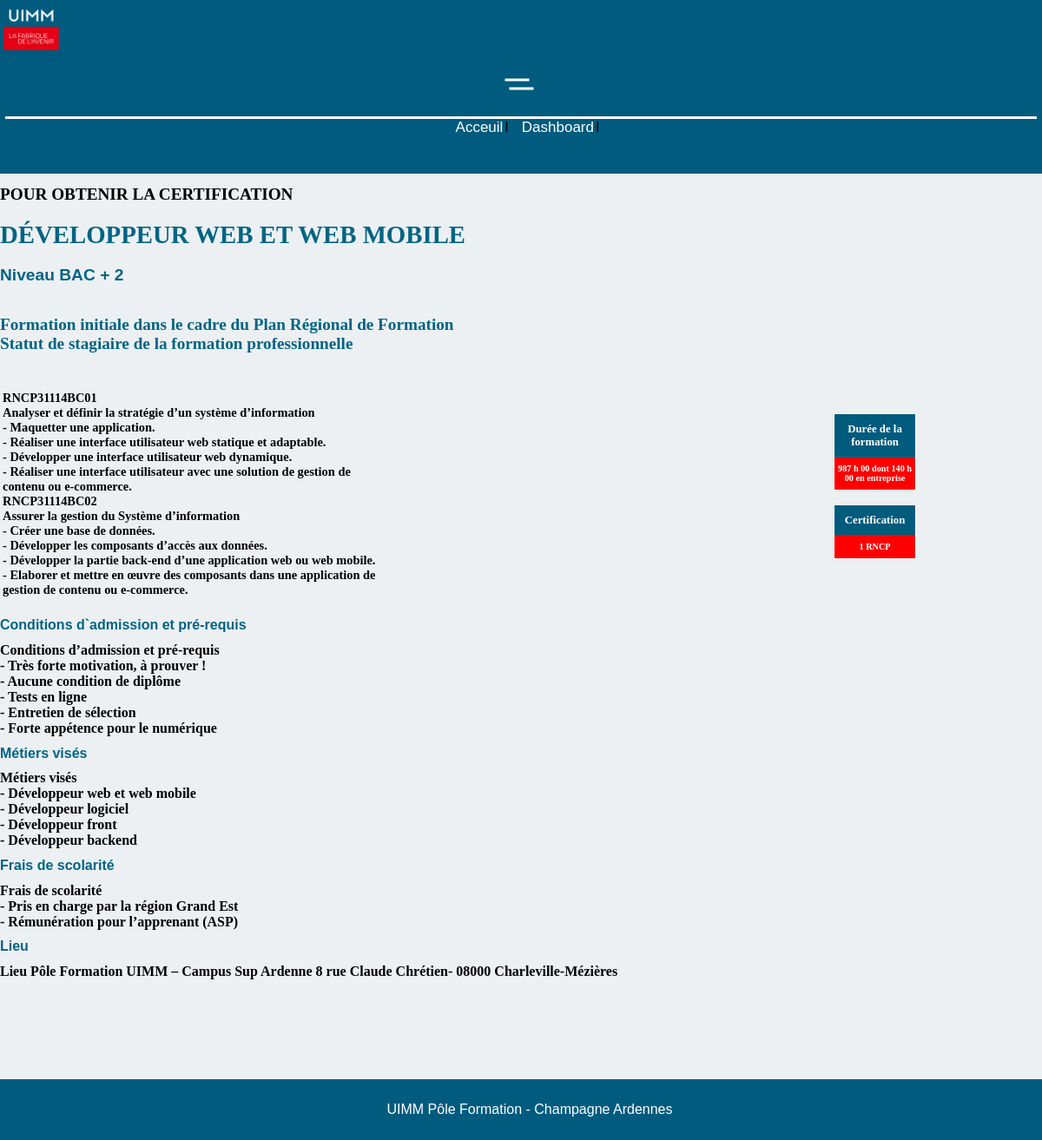
The page /page_formation?q=2 on the database its author committed.
### tables this page shows
CREATE TABLE IF NOT EXISTS `formation` (
  `id` int NOT NULL,
  `description` int DEFAULT NULL,
  `nom` varchar(255) NOT NULL,
  `niveau` int NOT NULL,
  `bac` int NOT NULL,
  `duree` varchar(250) NOT NULL,
  `alternance` tinyint(1) DEFAULT NULL,
  `formations_continue` tinyint(1) DEFAULT NULL,
  `certif` varchar(250) NOT NULL,
  `activite_type` varchar(4000) NOT NULL,
  `prerequis` varchar(1000) NOT NULL,
  `metiers` varchar(1000) NOT NULL,
  `frais` varchar(1000) NOT NULL,
  `lieu` varchar(1000) NOT NULL,
  PRIMARY KEY (`id`)
);

### assets/src/MyPDO.template.php (called while the page is built, shortened)
<?php
final class MyPDO
{
    private static ?PDO $PDOInstance = null;
    private static string $DSN = '';
    private static string $username = '';
    private static string $password = '';
    private static array $driverOptions = [
        PDO::ATTR_ERRMODE => PDO::ERRMODE_EXCEPTION,
        PDO::ATTR_DEFAULT_FETCH_MODE => PDO::FETCH_ASSOC,
    ];
    public static function getInstance(): PDO
    {
        if (is_null(self::$PDOInstance)) {
            self::$PDOInstance = new PDO(self::$DSN, self::$username, self::$password, self::$driverOptions);
        }
        return self::$PDOInstance;
    }
    public static function setConfiguration(
        string $dsn,
        string $username = '',
        string $password = '',
        array $driverOptions = []
    ): void {
        self::$DSN = $dsn;
        self::$username = $username;
        self::$password = $password;
        self::$driverOptions = $driverOptions + self::$driverOptions;
    }
    private static function hasConfiguration(): bool
    {
        return '' !== self::$DSN;
    }
}

### assets/src/Formation.php (called while the page is built, shortened)
<?php
class Formation
{
    private $activite_type;
    private $prerequis;
    private $metiers;
    private $frais;
    private function __construct(array $infos)
    {
        $this->activite_type = $infos["activite_type"];
        $this->prerequis = $infos["prerequis"];
        $this->metiers = $infos["metiers"];
        $this->frais = $infos["frais"];
    }
    public function getActiviteType()
    {
        return $this->activite_type;
    }
    public function getFrais()
    {
        return $this->frais;
    }
    public function getMetiers()
    {
        return $this->metiers;
    }
    public function getPrerequis()
    {
        return $this->prerequis;
    }
    public static function getFormationById(int $id):Formation
    {
        $stmt = MyPDO::getInstance()->prepare(<<<SQL
SELECT *
FROM Formation
where id = :id and description = 0
SQL
);
        $stmt->bindParam(':id',$id);
        $stmt->execute();
        return New Formation($stmt->fetch());
    }
}

### page_formation.php (the view, shortened to what this page needs)
<?php
$page = New WebPage("Acceuil");
$formation = Formation::getFormationById($_GET["q"]);
$acttype = $formation->getActiviteType();
$metiers = $formation->getMetiers();
$prerequis = $formation->getPrerequis();
$frais = $formation->getFrais();
$formationsContinue = $formation->getFormationsContinue();
$typeFormationText="";
$acttype = preg_replace("'\r\n'","<br>",$acttype);
$metiers = preg_replace("'\r\n'","<br>",$metiers);
$prerequis = preg_replace("'\r\n'","<br>",$prerequis);
$frais = preg_replace("'\r\n'","<br>",$frais);
$navbar = New Navbar();
$navbar->addButton("Acceuil","index.php");
$navbar->addButton("Dashboard","dashboard.php");
$page->appendContent($navbar);
$page->appendCssUrl("assets/css/navbar.css");
if ($formationsContinue==1){
 $typeFormationText=$typeFormationText."<br>Formation initiale dans le cadre du Plan Régional de Formation <br>  Statut de stagiaire de la formation professionnelle";
}
$page->appendCssUrl("assets/css/style.css");
$footer = New Footer();
$page->appendContent($footer);
$page->appendCssUrl("assets/css/footer.css");
echo $page->toHTML();

### assets/css/style.css (style rules this page uses)
* { font-family: 'Poppins', sans-serif; }
body { text-align: center; margin:0; min-height: 100vh; background-position: center center; background-size: 500% auto; background-attachment: fixed; background: #ecf0f3; }

### rows shown on the page
formation: activite_type "RNCP31114BC01 Analyser et définir la stratégie d’un système d’information - Maquetter une application. - Réaliser une interface utilisateur web statique et adaptable. - Développer une interface utilisateur web dynamique. - Réaliser une interface utilisateur avec une solution de gestion de contenu ou e-commerce. RNCP31114BC02 Assurer la gestion du Système d’information - Créer une base de données. - Développer les composants d’accès aux données. - Développer la partie back-end d’une application web ou web mobile. - Elaborer et mettre en œuvre des composants dans une application de gestion de contenu ou e-commerce.", prerequis "Conditions d’admission et pré-requis - Très forte motivation, à prouver ! - Aucune condition de diplôme - Tests en ligne - Entretien de sélection - Forte appétence pour le numérique", metiers "Métiers visés - Développeur web et web mobile - Développeur logiciel - Développeur front - Développeur backend", frais "Frais de scolarité - Pris en charge par la région Grand Est - Rémunération pour l’apprenant (ASP)"

### other values the page prints
$name "Acceuil Dashboard"
